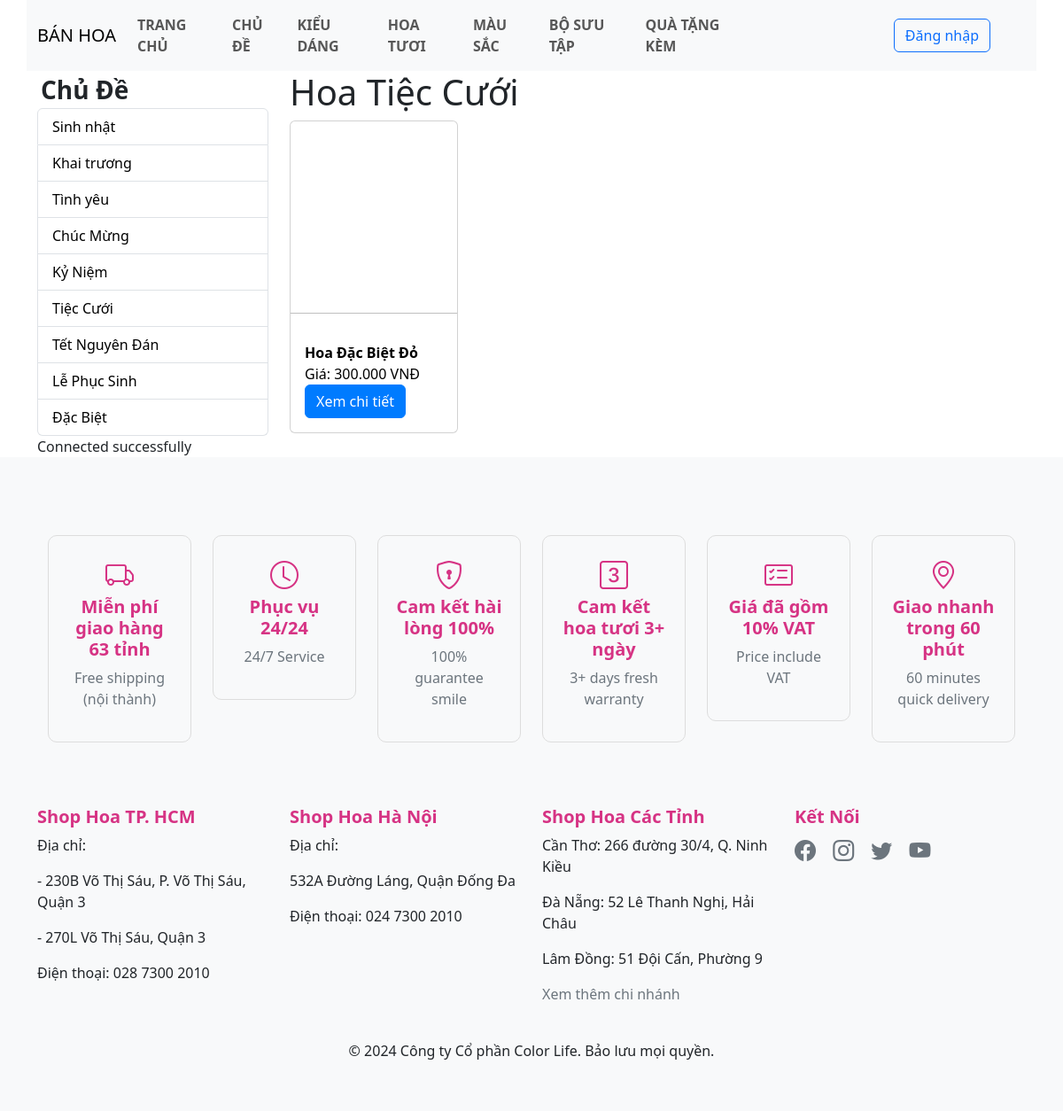
The page /Topic.php?id=6 on the database its author committed.
### tables this page shows
CREATE TABLE IF NOT EXISTS `chude` (
  `id` int NOT NULL AUTO_INCREMENT,
  `ten_chu_de` varchar(255) NOT NULL,
  PRIMARY KEY (`id`)
);

CREATE TABLE IF NOT EXISTS `sanpham` (
  `id` int NOT NULL AUTO_INCREMENT,
  `ten_san_pham` varchar(255) NOT NULL,
  `gia` decimal(10,2) NOT NULL,
  `mo_ta` text,
  `hinh_anh` varchar(255) DEFAULT NULL,
  `danh_gia` decimal(3,2) DEFAULT NULL,
  `chu_de_id` int DEFAULT NULL,
  `doi_tuong_id` int DEFAULT NULL,
  `kieu_dang_id` int DEFAULT NULL,
  `mau_sac_id` int DEFAULT NULL,
  `bo_suu_tap_id` int DEFAULT NULL,
  PRIMARY KEY (`id`),
  KEY `chu_de_id` (`chu_de_id`),
  KEY `doi_tuong_id` (`doi_tuong_id`),
  KEY `kieu_dang_id` (`kieu_dang_id`),
  KEY `mau_sac_id` (`mau_sac_id`),
  KEY `bo_suu_tap_id` (`bo_suu_tap_id`)
);

### load_data.php (the view)
<?php
try {
    include('db_connect.php');
    $conn->setAttribute(PDO::ATTR_ERRMODE, PDO::ERRMODE_EXCEPTION);
    $stmt = $conn->prepare("SELECT * FROM chude");
    $stmt->execute();
    $stmt->setFetchMode(PDO::FETCH_ASSOC);
    echo '<ul class="list-group">';
    $i = 1;
    while ($row = $stmt->fetch()) {
        echo '<li class="list-group-item p-0">';
        echo '<a  href="/Topic.php?id=' . $i . '" class="text-decoration-none w-100 h-100 d-block text-black  px-3 py-2">' . $row['ten_chu_de'] . '</a>';
        echo '</li>';
        $i++;
    }
    echo '</ul>';
    echo "Connected successfully";
} catch (PDOException $e) {
    echo "Connection failed: " . $e->getMessage();
}
?>

### listproduct.php
<?php
try {
    include('db_connect.php');
    $conn->setAttribute(PDO::ATTR_ERRMODE, PDO::ERRMODE_EXCEPTION);
    $topic_id = isset($_GET['id']) ? intval($_GET['id']) : null;
    if ($topic_id) {
        $stmt = $conn->prepare("SELECT sanpham.id, sanpham.ten_san_pham, sanpham.gia, sanpham.hinh_anh, chude.ten_chu_de, sanpham.chu_de_id
                                FROM sanpham
                                JOIN chude ON sanpham.chu_de_id = chude.id
                                WHERE sanpham.chu_de_id = :topic_id");
        $stmt->bindParam(':topic_id', $topic_id, PDO::PARAM_INT);
    } else {
        $stmt = $conn->prepare("SELECT sanpham.id, sanpham.ten_san_pham, sanpham.gia, sanpham.hinh_anh, chude.ten_chu_de, sanpham.chu_de_id
                                FROM sanpham
                                JOIN chude ON sanpham.chu_de_id = chude.id");
    }
    $stmt->execute();
    $products = $stmt->fetchAll(PDO::FETCH_ASSOC);
} catch (PDOException $e) {
    echo "Connection failed: " . $e->getMessage();
    $products = [];
}
?>
<?php if (!empty($products)): ?>
    <?php if ($topic_id): ?>
        <h1>Hoa <?php echo htmlspecialchars($products[0]['ten_chu_de']); ?></h1>
    <?php endif; ?>
    <?php foreach ($products as $product): ?>
        <div class="col-md-3 mb-4">
            <a href="productdetail.php?id=<?php echo htmlspecialchars($product['id']); ?>" class="text-decoration-none text-black">
                <div class="card">
                    <div style="background-image: url('<?php echo htmlspecialchars($product['hinh_anh']); ?>'); background-size: contain;background-repeat: no-repeat;   background-position: center; width: 100%; height: 200px; display: block;"></div>
                    <hr />
                    <div class="card-body">
                        <span class="card-title fs-6 fw-bold"><?php echo htmlspecialchars($product['ten_san_pham']); ?></span>
                        <p class="card-text">Giá: <?php echo number_format($product['gia'], 0, ',', '.') . ' VNĐ'; ?></p>
                        <a href="productdetail.php?id=<?php echo htmlspecialchars($product['id']); ?>" class="btn btn-primary">Xem chi tiết</a>
                    </div>
                </div>
            </a>
        </div>
    <?php endforeach; ?>
<?php else: ?>
    <div class="col-12">
        <p class="text-center">Không có sản phẩm nào trong chủ đề này.</p>
    </div>
<?php endif; ?>

### assets/css/main.css (style rules this page uses)
.btn-primary { background-color: #007bff; border-color: #007bff; }

### rows shown on the page
chude: ten_chu_de "Sinh nhật"
chude: ten_chu_de "Khai trương"
chude: ten_chu_de "Tình yêu"
chude: ten_chu_de "Chúc Mừng"
chude: ten_chu_de "Kỷ Niệm"
chude: ten_chu_de "Tiệc Cưới"
chude: ten_chu_de "Tết Nguyên Đán"
chude: ten_chu_de "Lễ Phục Sinh"
chude: ten_chu_de "Đặc Biệt"
sanpham: chude.ten_chu_de "Tiệc Cưới", ten_san_pham "Hoa Đặc Biệt Đỏ", gia "300.000"
